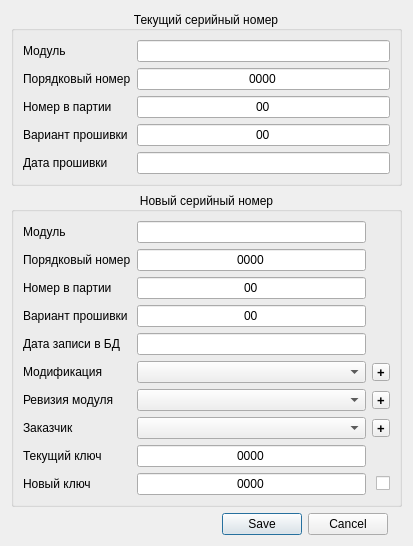
<?xml version="1.0" encoding="UTF-8"?>
<ui version="4.0">
 <class>CConfigurationModuleWidget</class>
 <widget class="QDialog" name="CConfigurationModuleWidget">
  <property name="geometry">
   <rect>
    <x>0</x>
    <y>0</y>
    <width>413</width>
    <height>542</height>
   </rect>
  </property>
  <property name="windowTitle">
   <string>Конфигурирование модуля</string>
  </property>
  <layout class="QVBoxLayout" name="verticalLayout_2">
   <item>
    <widget class="QGroupBox" name="groupBoxSNCurrent">
     <property name="sizePolicy">
      <sizepolicy hsizetype="Minimum" vsizetype="Maximum">
       <horstretch>0</horstretch>
       <verstretch>0</verstretch>
      </sizepolicy>
     </property>
     <property name="title">
      <string>Текущий серийный номер</string>
     </property>
     <property name="alignment">
      <set>Qt::AlignCenter</set>
     </property>
     <layout class="QVBoxLayout" name="verticalLayout_3">
      <item>
       <layout class="QGridLayout" name="gridLayout">
        <item row="3" column="1">
         <widget class="QLineEdit" name="lineEditModuleFirmwareVariantCurrent">
          <property name="text">
           <string>00</string>
          </property>
          <property name="maxLength">
           <number>2</number>
          </property>
          <property name="alignment">
           <set>Qt::AlignCenter</set>
          </property>
          <property name="readOnly">
           <bool>true</bool>
          </property>
         </widget>
        </item>
        <item row="1" column="0">
         <widget class="QLabel" name="label_2">
          <property name="text">
           <string>Порядковый номер</string>
          </property>
         </widget>
        </item>
        <item row="1" column="1">
         <widget class="QLineEdit" name="lineEditModuleNumberCurrent">
          <property name="text">
           <string>0000</string>
          </property>
          <property name="maxLength">
           <number>4</number>
          </property>
          <property name="alignment">
           <set>Qt::AlignCenter</set>
          </property>
          <property name="readOnly">
           <bool>true</bool>
          </property>
         </widget>
        </item>
        <item row="4" column="1">
         <widget class="QLineEdit" name="lineEditModuleFirmwareDateCurrent">
          <property name="alignment">
           <set>Qt::AlignCenter</set>
          </property>
          <property name="readOnly">
           <bool>true</bool>
          </property>
         </widget>
        </item>
        <item row="2" column="0">
         <widget class="QLabel" name="label_3">
          <property name="text">
           <string>Номер в партии</string>
          </property>
         </widget>
        </item>
        <item row="3" column="0">
         <widget class="QLabel" name="label_4">
          <property name="text">
           <string>Вариант прошивки</string>
          </property>
         </widget>
        </item>
        <item row="4" column="0">
         <widget class="QLabel" name="label_5">
          <property name="text">
           <string>Дата прошивки</string>
          </property>
         </widget>
        </item>
        <item row="2" column="1">
         <widget class="QLineEdit" name="lineEditModuleNumberPartyCurrent">
          <property name="text">
           <string>00</string>
          </property>
          <property name="maxLength">
           <number>2</number>
          </property>
          <property name="alignment">
           <set>Qt::AlignCenter</set>
          </property>
          <property name="readOnly">
           <bool>true</bool>
          </property>
         </widget>
        </item>
        <item row="0" column="0">
         <widget class="QLabel" name="label">
          <property name="text">
           <string>Модуль</string>
          </property>
         </widget>
        </item>
        <item row="0" column="1">
         <widget class="QLineEdit" name="lineEditModuleTypeCurrent">
          <property name="alignment">
           <set>Qt::AlignCenter</set>
          </property>
          <property name="readOnly">
           <bool>true</bool>
          </property>
         </widget>
        </item>
       </layout>
      </item>
     </layout>
    </widget>
   </item>
   <item>
    <widget class="QGroupBox" name="groupBoxSNNew">
     <property name="sizePolicy">
      <sizepolicy hsizetype="Minimum" vsizetype="Minimum">
       <horstretch>0</horstretch>
       <verstretch>0</verstretch>
      </sizepolicy>
     </property>
     <property name="title">
      <string>Новый серийный номер</string>
     </property>
     <property name="alignment">
      <set>Qt::AlignCenter</set>
     </property>
     <property name="flat">
      <bool>false</bool>
     </property>
     <layout class="QVBoxLayout" name="verticalLayout">
      <item>
       <layout class="QGridLayout" name="gridLayout_2">
        <item row="9" column="1">
         <widget class="QLineEdit" name="lineEditModuleKeyNew">
          <property name="text">
           <string>0000</string>
          </property>
          <property name="maxLength">
           <number>4</number>
          </property>
          <property name="alignment">
           <set>Qt::AlignCenter</set>
          </property>
         </widget>
        </item>
        <item row="1" column="0">
         <widget class="QLabel" name="label_11">
          <property name="text">
           <string>Порядковый номер</string>
          </property>
         </widget>
        </item>
        <item row="5" column="2">
         <widget class="QToolButton" name="toolButtonModificationAppend">
          <property name="minimumSize">
           <size>
            <width>18</width>
            <height>18</height>
           </size>
          </property>
          <property name="maximumSize">
           <size>
            <width>18</width>
            <height>18</height>
           </size>
          </property>
          <property name="font">
           <font>
            <pointsize>10</pointsize>
            <weight>75</weight>
            <bold>true</bold>
           </font>
          </property>
          <property name="toolTip">
           <string>Добавить новую модификацию</string>
          </property>
          <property name="text">
           <string>+</string>
          </property>
         </widget>
        </item>
        <item row="2" column="0">
         <widget class="QLabel" name="label_13">
          <property name="text">
           <string>Номер в партии</string>
          </property>
         </widget>
        </item>
        <item row="9" column="2">
         <widget class="QCheckBox" name="checkBoxNewKey">
          <property name="toolTip">
           <string>Установить новый ключ</string>
          </property>
          <property name="layoutDirection">
           <enum>Qt::RightToLeft</enum>
          </property>
          <property name="text">
           <string/>
          </property>
         </widget>
        </item>
        <item row="7" column="1">
         <widget class="QComboBox" name="comboBoxModuleCustomerNew"/>
        </item>
        <item row="5" column="0">
         <widget class="QLabel" name="label_17">
          <property name="text">
           <string>Модификация</string>
          </property>
         </widget>
        </item>
        <item row="8" column="0">
         <widget class="QLabel" name="label_10">
          <property name="text">
           <string>Текущий ключ</string>
          </property>
         </widget>
        </item>
        <item row="8" column="1">
         <widget class="QLineEdit" name="lineEditModuleKeyCurrent">
          <property name="contextMenuPolicy">
           <enum>Qt::CustomContextMenu</enum>
          </property>
          <property name="text">
           <string>0000</string>
          </property>
          <property name="maxLength">
           <number>4</number>
          </property>
          <property name="alignment">
           <set>Qt::AlignCenter</set>
          </property>
         </widget>
        </item>
        <item row="2" column="1">
         <widget class="QLineEdit" name="lineEditModuleNumberPartyNew">
          <property name="text">
           <string>00</string>
          </property>
          <property name="maxLength">
           <number>2</number>
          </property>
          <property name="alignment">
           <set>Qt::AlignCenter</set>
          </property>
         </widget>
        </item>
        <item row="4" column="1">
         <widget class="QLineEdit" name="lineEditModuleFirmwareDateNew">
          <property name="alignment">
           <set>Qt::AlignCenter</set>
          </property>
          <property name="readOnly">
           <bool>true</bool>
          </property>
         </widget>
        </item>
        <item row="3" column="0">
         <widget class="QLabel" name="label_12">
          <property name="text">
           <string>Вариант прошивки</string>
          </property>
         </widget>
        </item>
        <item row="7" column="0">
         <widget class="QLabel" name="label_18">
          <property name="text">
           <string>Заказчик</string>
          </property>
         </widget>
        </item>
        <item row="0" column="1">
         <widget class="QLineEdit" name="lineEditModuleTypeNew">
          <property name="alignment">
           <set>Qt::AlignCenter</set>
          </property>
          <property name="readOnly">
           <bool>true</bool>
          </property>
         </widget>
        </item>
        <item row="6" column="0">
         <widget class="QLabel" name="label_19">
          <property name="text">
           <string>Ревизия модуля</string>
          </property>
         </widget>
        </item>
        <item row="4" column="0">
         <widget class="QLabel" name="label_16">
          <property name="text">
           <string>Дата записи в БД</string>
          </property>
         </widget>
        </item>
        <item row="3" column="1">
         <widget class="QLineEdit" name="lineEditModuleFirmwareVariantNew">
          <property name="text">
           <string>00</string>
          </property>
          <property name="maxLength">
           <number>2</number>
          </property>
          <property name="alignment">
           <set>Qt::AlignCenter</set>
          </property>
         </widget>
        </item>
        <item row="9" column="0">
         <widget class="QLabel" name="label_14">
          <property name="text">
           <string>Новый ключ</string>
          </property>
         </widget>
        </item>
        <item row="0" column="0">
         <widget class="QLabel" name="label_15">
          <property name="text">
           <string>Модуль</string>
          </property>
         </widget>
        </item>
        <item row="1" column="1">
         <widget class="QLineEdit" name="lineEditModuleNumberNew">
          <property name="text">
           <string>0000</string>
          </property>
          <property name="maxLength">
           <number>4</number>
          </property>
          <property name="alignment">
           <set>Qt::AlignCenter</set>
          </property>
         </widget>
        </item>
        <item row="7" column="2">
         <widget class="QToolButton" name="toolButtonCustomerAppend">
          <property name="minimumSize">
           <size>
            <width>18</width>
            <height>18</height>
           </size>
          </property>
          <property name="maximumSize">
           <size>
            <width>18</width>
            <height>18</height>
           </size>
          </property>
          <property name="font">
           <font>
            <pointsize>10</pointsize>
            <weight>75</weight>
            <bold>true</bold>
           </font>
          </property>
          <property name="toolTip">
           <string>Добавить нового заказчика</string>
          </property>
          <property name="text">
           <string>+</string>
          </property>
         </widget>
        </item>
        <item row="5" column="1">
         <widget class="QComboBox" name="comboBoxModuleModificationNew"/>
        </item>
        <item row="6" column="1">
         <widget class="QComboBox" name="comboBoxModuleRevisionNew"/>
        </item>
        <item row="6" column="2">
         <widget class="QToolButton" name="toolButtonRevisionAppend">
          <property name="minimumSize">
           <size>
            <width>18</width>
            <height>18</height>
           </size>
          </property>
          <property name="maximumSize">
           <size>
            <width>18</width>
            <height>18</height>
           </size>
          </property>
          <property name="font">
           <font>
            <pointsize>10</pointsize>
            <weight>75</weight>
            <bold>true</bold>
           </font>
          </property>
          <property name="toolTip">
           <string>Добавить новую модификацию</string>
          </property>
          <property name="text">
           <string>+</string>
          </property>
         </widget>
        </item>
       </layout>
      </item>
     </layout>
    </widget>
   </item>
   <item>
    <layout class="QHBoxLayout" name="horizontalLayout">
     <item>
      <spacer name="horizontalSpacer_5">
       <property name="orientation">
        <enum>Qt::Horizontal</enum>
       </property>
       <property name="sizeHint" stdset="0">
        <size>
         <width>40</width>
         <height>20</height>
        </size>
       </property>
      </spacer>
     </item>
     <item>
      <widget class="QDialogButtonBox" name="buttonBox">
       <property name="orientation">
        <enum>Qt::Horizontal</enum>
       </property>
       <property name="standardButtons">
        <set>QDialogButtonBox::Cancel|QDialogButtonBox::Save</set>
       </property>
       <property name="centerButtons">
        <bool>true</bool>
       </property>
      </widget>
     </item>
    </layout>
   </item>
  </layout>
 </widget>
 <resources/>
 <connections>
  <connection>
   <sender>buttonBox</sender>
   <signal>accepted()</signal>
   <receiver>CConfigurationModuleWidget</receiver>
   <slot>accept()</slot>
   <hints>
    <hint type="sourcelabel">
     <x>248</x>
     <y>254</y>
    </hint>
    <hint type="destinationlabel">
     <x>157</x>
     <y>274</y>
    </hint>
   </hints>
  </connection>
  <connection>
   <sender>buttonBox</sender>
   <signal>rejected()</signal>
   <receiver>CConfigurationModuleWidget</receiver>
   <slot>reject()</slot>
   <hints>
    <hint type="sourcelabel">
     <x>316</x>
     <y>260</y>
    </hint>
    <hint type="destinationlabel">
     <x>286</x>
     <y>274</y>
    </hint>
   </hints>
  </connection>
 </connections>
</ui>
